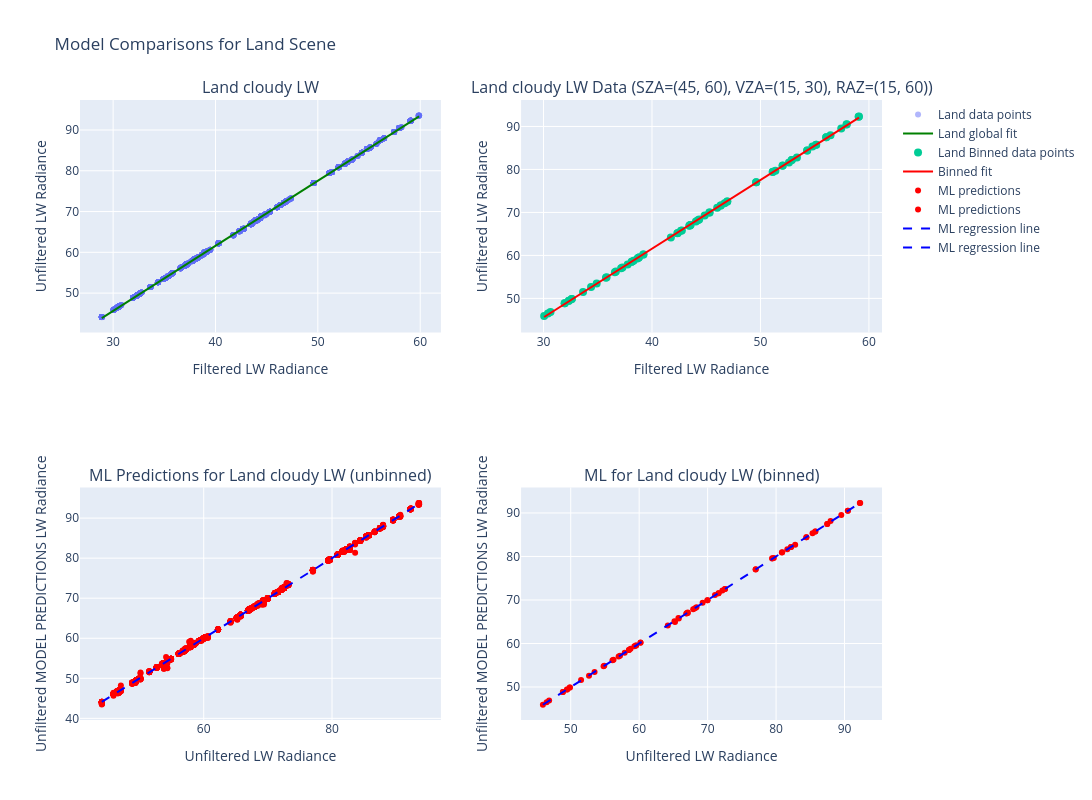

Notebook cell for this chart:
### Code cell
compare_global_vs_bin_fit_interactive(
    land_cloudy,
    scene="Land",
    sza_range=(45,60),
    vza_range=(15,30),
    raz_range=(15,60),
    degree=1,
    ml_model=lw_bm_no_geos["Final_Model"],
    name="Land cloudy LW",
    ml_features=['Longwave Filtered Rads (Integrated)', 'M1', 'M2', 'M3', 'M4', 'I1', 'M5', 'DNB', 'M6', 'I2', 'M7', 'M8', 'M9', 'I3', 'M10', 'M11'],
    is_sw=False
)

### Figure 1 — Plotly figure (JSON) as saved in the notebook; plotly's stock layout.template omitted (floating-point values rounded to 4 significant figures; data arrays with more than 128 entries replaced by an {"elided": "..."} marker saying what was removed)
{"data": [{"hovertemplate": "Filtered: %{x:.2f}<br>Unfiltered: %{y:.2f}", "marker": {"opacity": 0.5, "size": 6}, "mode": "markers", "name": "Land data points", "type": "scatter", "x": {"elided": "2520 float values"}, "xaxis": "x", "y": {"elided": "2520 float values"}, "yaxis": "y"}, {"line": {"color": "green", "width": 2}, "mode": "lines", "name": "Land global fit", "type": "scatter", "x": {"elided": "2520 float values"}, "xaxis": "x", "y": {"elided": "2520 float values"}, "yaxis": "y"}, {"hovertemplate": "Filtered: %{x:.2f}<br>Unfiltered: %{y:.2f}", "marker": {"size": 8}, "mode": "markers", "name": "Land Binned data points", "type": "scatter", "x": [44.35, 39.21, 59.08, 55.14, 44.23, 39.21, 59.05, 55.14, 43.45, 38.66, 57.45, 53.36, 37.27, 32.6, 52.06, 46.94, 37.15, 32.6, 52.03, 46.94, 34.9, 30.64, 46.7, 44.05, 43.55, 38.79, 57.96, 54.31, 43.46, 38.79, 57.94, 54.31, 42.75, 38.3, 56.46, 52.63, 36.67, 32.34, 51.14, 46.34, 36.58, 32.34, 51.13, 46.34, 34.38, 30.41, 46.01, 43.54, 42.38, 38.14, 56.07, 52.89, 42.34, 38.13, 56.06, 52.89, 41.74, 37.76, 54.8, 51.38, 35.82, 31.95, 49.61, 45.3, 35.76, 31.95, 49.6, 45.3, 33.64, 30.06, 44.86, 42.67], "xaxis": "x2", "y": [68.37, 60.2, 92.29, 85.73, 68.16, 60.19, 92.23, 85.73, 66.89, 59.3, 89.53, 82.79, 57.2, 49.87, 80.89, 72.54, 57.0, 49.87, 80.85, 72.54, 53.48, 46.84, 72.16, 67.89, 67.09, 59.54, 90.5, 84.43, 66.94, 59.54, 90.47, 84.43, 65.79, 58.74, 87.96, 81.64, 56.25, 49.46, 79.45, 71.6, 56.1, 49.46, 79.42, 71.6, 52.67, 46.48, 71.08, 67.1, 65.24, 58.51, 87.48, 82.18, 65.16, 58.51, 87.47, 82.18, 64.18, 57.89, 85.32, 79.67, 54.9, 48.86, 77.03, 69.98, 54.8, 48.86, 77.01, 69.98, 51.51, 45.94, 69.27, 65.73], "yaxis": "y2"}, {"line": {"color": "red", "width": 2}, "mode": "lines", "name": "Binned fit", "type": "scatter", "x": [30.06, 30.41, 30.64, 31.95, 31.95, 32.34, 32.34, 32.6, 32.6, 33.64, 34.38, 34.9, 35.76, 35.82, 36.58, 36.67, 37.15, 37.27, 37.76, 38.13, 38.14, 38.3, 38.66, 38.79, 38.79, 39.21, 39.21, 41.74, 42.34, 42.38, 42.67, 42.75, 43.45, 43.46, 43.54, 43.55, 44.05, 44.23, 44.35, 44.86, 45.3, 45.3, 46.01, 46.34, 46.34, 46.7, 46.94, 46.94, 49.6, 49.61, 51.13, 51.14, 51.38, 52.03, 52.06, 52.63, 52.89, 52.89, 53.36, 54.31, 54.31, 54.8, 55.14, 55.14, 56.06, 56.07, 56.46, 57.45, 57.94, 57.96, 59.05, 59.08], "xaxis": "x2", "y": [45.67, 46.23, 46.6, 48.7, 48.7, 49.32, 49.32, 49.74, 49.74, 51.4, 52.58, 53.41, 54.78, 54.87, 56.1, 56.24, 57.01, 57.21, 57.98, 58.58, 58.58, 58.85, 59.42, 59.63, 59.63, 60.3, 60.3, 64.35, 65.3, 65.38, 65.83, 65.97, 67.08, 67.1, 67.23, 67.24, 68.04, 68.32, 68.52, 69.33, 70.04, 70.04, 71.17, 71.7, 71.7, 72.27, 72.66, 72.66, 76.92, 76.93, 79.35, 79.38, 79.76, 80.8, 80.85, 81.76, 82.17, 82.17, 82.93, 84.44, 84.44, 85.22, 85.77, 85.77, 87.24, 87.25, 87.88, 89.46, 90.25, 90.28, 92.02, 92.07], "yaxis": "y2"}, {"hovertemplate": "Unfiltered: %{x:.2f}<br>Predicted: %{y:.2f}", "marker": {"color": "red", "size": 6}, "mode": "markers", "name": "ML predictions", "type": "scatter", "x": {"elided": "2520 float values"}, "xaxis": "x3", "y": {"elided": "2520 float values"}, "yaxis": "y3"}, {"hovertemplate": "Unfiltered: %{x:.2f}<br>Predicted: %{y:.2f}", "marker": {"color": "red", "size": 6}, "mode": "markers", "name": "ML predictions", "type": "scatter", "x": [68.37, 60.2, 92.29, 85.73, 68.16, 60.19, 92.23, 85.73, 66.89, 59.3, 89.53, 82.79, 57.2, 49.87, 80.89, 72.54, 57.0, 49.87, 80.85, 72.54, 53.48, 46.84, 72.16, 67.89, 67.09, 59.54, 90.5, 84.43, 66.94, 59.54, 90.47, 84.43, 65.79, 58.74, 87.96, 81.64, 56.25, 49.46, 79.45, 71.6, 56.1, 49.46, 79.42, 71.6, 52.67, 46.48, 71.08, 67.1, 65.24, 58.51, 87.48, 82.18, 65.16, 58.51, 87.47, 82.18, 64.18, 57.89, 85.32, 79.67, 54.9, 48.86, 77.03, 69.98, 54.8, 48.86, 77.01, 69.98, 51.51, 45.94, 69.27, 65.73], "xaxis": "x4", "y": [68.32, 60.23, 92.31, 85.73, 68.11, 60.19, 92.26, 85.73, 66.91, 59.38, 89.5, 82.7, 57.16, 49.88, 80.98, 72.54, 57.01, 49.88, 80.93, 72.54, 53.45, 46.88, 72.15, 67.85, 67.01, 59.55, 90.51, 84.39, 66.97, 59.53, 90.48, 84.39, 65.74, 58.79, 88.15, 81.67, 56.26, 49.44, 79.57, 71.56, 56.13, 49.44, 79.51, 71.56, 52.59, 46.49, 71.17, 67.14, 64.94, 58.51, 87.47, 82.16, 65.1, 58.51, 87.45, 82.16, 64.16, 57.9, 85.34, 79.67, 54.9, 48.85, 77.06, 69.96, 54.76, 48.84, 77.01, 69.96, 51.62, 45.96, 69.35, 65.86], "yaxis": "y4"}, {"line": {"color": "blue", "dash": "dash", "width": 2}, "mode": "lines", "name": "ML regression line", "type": "scatter", "x": {"elided": "2520 float values"}, "xaxis": "x3", "y": {"elided": "2520 float values"}, "yaxis": "y3"}, {"line": {"color": "blue", "dash": "dash", "width": 2}, "mode": "lines", "name": "ML regression line", "type": "scatter", "x": [45.94, 46.48, 46.84, 48.86, 48.86, 49.46, 49.46, 49.87, 49.87, 51.51, 52.67, 53.48, 54.8, 54.9, 56.1, 56.25, 57.0, 57.2, 57.89, 58.51, 58.51, 58.74, 59.3, 59.54, 59.54, 60.19, 60.2, 64.18, 65.16, 65.24, 65.73, 65.79, 66.89, 66.94, 67.09, 67.1, 67.89, 68.16, 68.37, 69.27, 69.98, 69.98, 71.08, 71.6, 71.6, 72.16, 72.54, 72.54, 77.01, 77.03, 79.42, 79.45, 79.67, 80.85, 80.89, 81.64, 82.18, 82.18, 82.79, 84.43, 84.43, 85.32, 85.73, 85.73, 87.47, 87.48, 87.96, 89.53, 90.47, 90.5, 92.23, 92.29], "xaxis": "x4", "y": [45.93, 46.47, 46.84, 48.85, 48.85, 49.46, 49.46, 49.87, 49.87, 51.51, 52.67, 53.48, 54.8, 54.9, 56.1, 56.25, 57.0, 57.2, 57.88, 58.5, 58.51, 58.74, 59.3, 59.53, 59.54, 60.19, 60.2, 64.18, 65.16, 65.24, 65.73, 65.79, 66.89, 66.95, 67.09, 67.1, 67.89, 68.16, 68.37, 69.27, 69.98, 69.98, 71.08, 71.6, 71.6, 72.16, 72.54, 72.54, 77.02, 77.03, 79.43, 79.46, 79.68, 80.86, 80.9, 81.65, 82.19, 82.19, 82.8, 84.44, 84.44, 85.33, 85.74, 85.74, 87.48, 87.49, 87.97, 89.54, 90.48, 90.51, 92.25, 92.3], "yaxis": "y4"}], "layout": {"annotations": [{"font": {"size": 16}, "showarrow": false, "text": "Land cloudy LW", "x": 0.225, "xanchor": "center", "xref": "paper", "y": 1, "yanchor": "bottom", "yref": "paper"}, {"font": {"size": 16}, "showarrow": false, "text": "Land cloudy LW Data (SZA=(45, 60), VZA=(15, 30), RAZ=(15, 60))", "x": 0.775, "xanchor": "center", "xref": "paper", "y": 1, "yanchor": "bottom", "yref": "paper"}, {"font": {"size": 16}, "showarrow": false, "text": "ML Predictions for Land cloudy LW (unbinned)", "x": 0.225, "xanchor": "center", "xref": "paper", "y": 0.375, "yanchor": "bottom", "yref": "paper"}, {"font": {"size": 16}, "showarrow": false, "text": "ML for Land cloudy LW (binned)", "x": 0.775, "xanchor": "center", "xref": "paper", "y": 0.375, "yanchor": "bottom", "yref": "paper"}], "height": 800, "showlegend": true, "title": {"text": "Model Comparisons for Land Scene"}, "width": 1200, "xaxis": {"anchor": "y", "domain": [0, 0.45], "title": {"text": "Filtered LW Radiance"}}, "xaxis2": {"anchor": "y2", "domain": [0.55, 1], "title": {"text": "Filtered LW Radiance"}}, "xaxis3": {"anchor": "y3", "domain": [0, 0.45], "title": {"text": "Unfiltered LW Radiance"}}, "xaxis4": {"anchor": "y4", "domain": [0.55, 1], "title": {"text": "Unfiltered LW Radiance"}}, "yaxis": {"anchor": "x", "domain": [0.625, 1], "title": {"text": "Unfiltered LW Radiance"}}, "yaxis2": {"anchor": "x2", "domain": [0.625, 1], "title": {"text": "Unfiltered LW Radiance"}}, "yaxis3": {"anchor": "x3", "domain": [0, 0.375], "title": {"text": "Unfiltered MODEL PREDICTIONS LW Radiance"}}, "yaxis4": {"anchor": "x4", "domain": [0, 0.375], "title": {"text": "Unfiltered MODEL PREDICTIONS LW Radiance"}}}}
